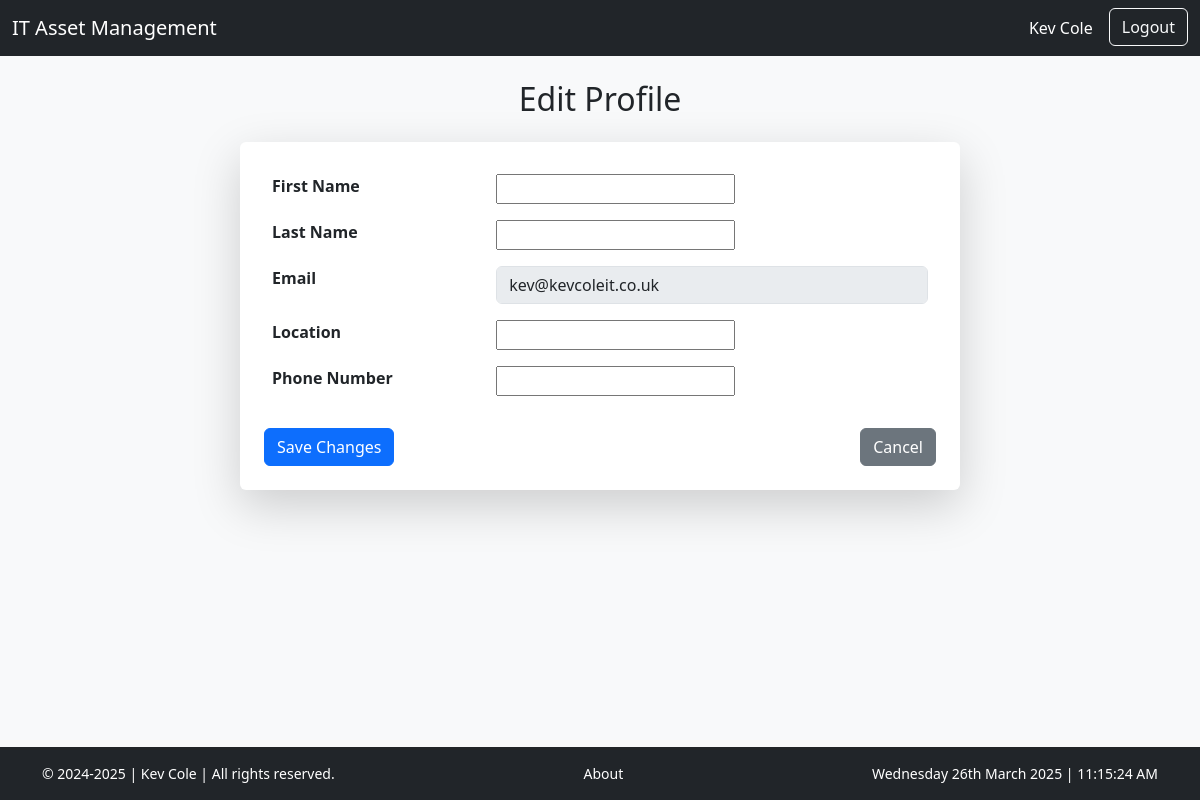
Before: /profile/edit/ (signed in) with the older database file.
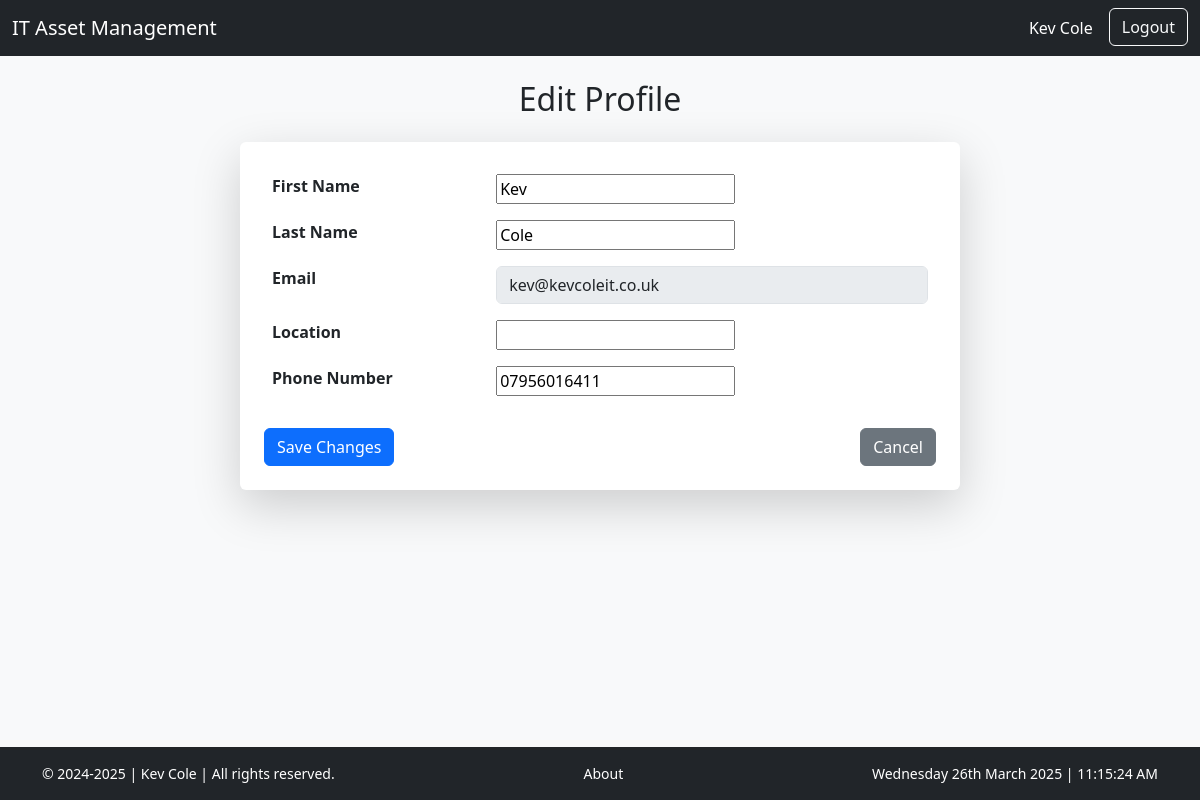
After: the same page with the newer database file.
### it_asset/models.py (models this page shows, shortened)
class Profile(models.Model):
    user = models.OneToOneField(User, on_delete=models.CASCADE)
    first_name = models.CharField(max_length=30, blank=True)
    last_name = models.CharField(max_length=30, blank=True)
    location = models.CharField(max_length=100, blank=True)
    phone_number = models.CharField(max_length=15, blank=True)

### it_asset/views.py (the view)
# urls.py: path('profile/edit/', views.profile_edit, name='profile_edit'),
@login_required
def profile_edit(request):
    profile = request.user.profile  # Fetch the user's profile
    if request.method == 'POST':
        form = ProfileForm(request.POST, instance=profile)  # Bind the form to the POST data and the profile instance
        if form.is_valid():
            form.save()  # Save the changes to the profile
            messages.success(request, "Profile updated successfully!")
            return redirect('profile')  # Redirect to the profile page
        else:
            print(form.errors)  # Debugging: Print form errors to the console
            messages.error(request, "Error updating profile. Please check the form for errors.")
    else:
        form = ProfileForm(instance=profile)  # Pre-fill the form with the current profile data
    return render(request, 'profiles/profile_edit.html', {'form': form})

### it_asset/forms.py
class ProfileForm(forms.ModelForm):
    class Meta:
        model = Profile
        fields = ['first_name', 'last_name', 'location', 'phone_number']  # Include all editable fields

### it_asset/templates/profiles/profile_edit.html (shortened to what this page needs)
{% extends "base.html" %}
{% load crispy_forms_tags %}
{% block content %}
<div class="container mt-4">
    <h2 class="mb-4 text-center">Edit Profile</h2>
    <div class="row justify-content-center">
        <div class="col-md-8">
            <div class="card shadow-lg border-0">
                <div class="card-body p-4">
                    <form method="POST">
                        <table class="table table-borderless">
                            <tbody>
                                <tr>
                                    <th>First Name</th>
                                    <td>{{ form.first_name }}</td>
                                </tr>
                                <tr>
                                    <th>Last Name</th>
                                    <td>{{ form.last_name }}</td>
                                </tr>
                                <tr>
                                    <th>Email</th>
                                    <td>
                                        <input type="email" class="form-control" id="id_email" value="{{ user.email }}" disabled>
                                    </td>
                                </tr>
                                <tr>
                                    <th>Location</th>
                                    <td>{{ form.location }}</td>
                                </tr>
                                <tr>
                                    <th>Phone Number</th>
                                    <td>{{ form.phone_number }}</td>
                                </tr>
                            </tbody>
                        </table>
                        <div class="d-flex justify-content-between mt-4">
                            <button type="submit" class="btn btn-primary">Save Changes</button>
                            <a href="{% url 'profile' %}" class="btn btn-secondary">Cancel</a>
                        </div>
                    </form>
                </div>
            </div>
        </div>
    </div>
</div>
{% endblock %}

Changed rows visible on the page:
changed Profile: first_name (not shown) → "Kev"; last_name (not shown) → "Cole"; phone_number (not shown) → "07956016411"
